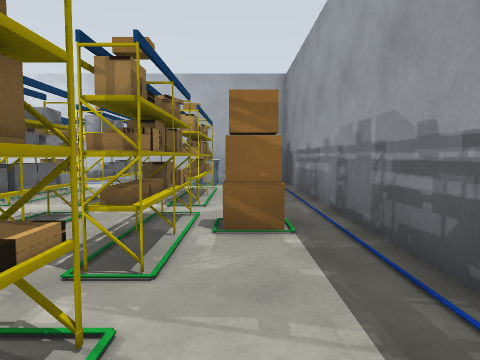
View 1 (above)

17 first-person views from a walk through a robot-simulator world made for Gazebo. The camera is 1.1 m above the floor, tilts 4° down and sees 70° across. The floor is counted in squares, 1 m on a side. Each view is taken from the middle of a square. On the plan, view 1 faces up. The plan holds only what a view shows up to about 13 squares ahead; the rest is blank. Some surface patterns are stand-ins.

View 2
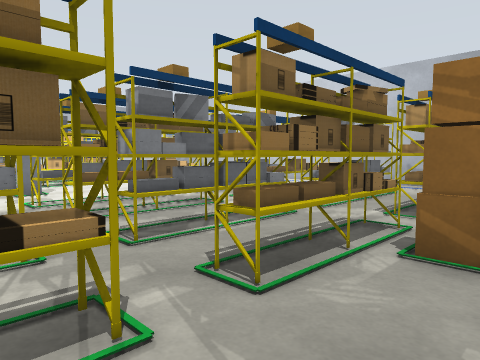

View 3
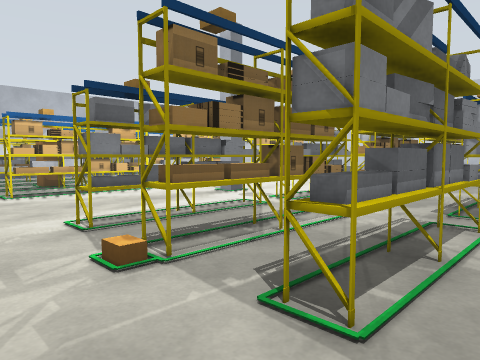

View 4
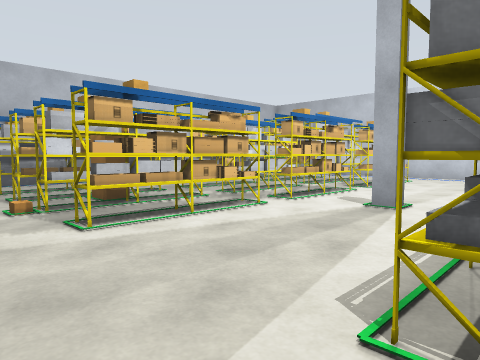

View 5
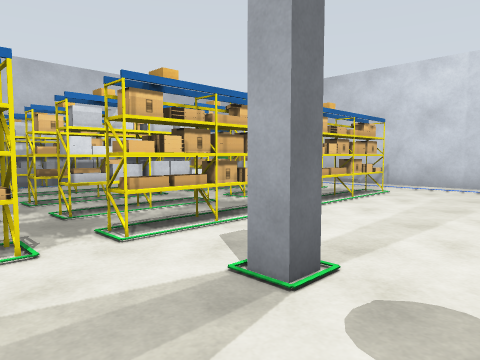

View 6
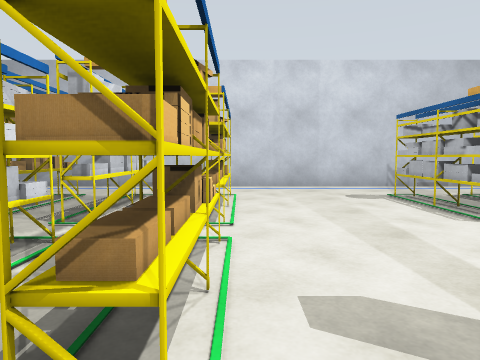

View 7
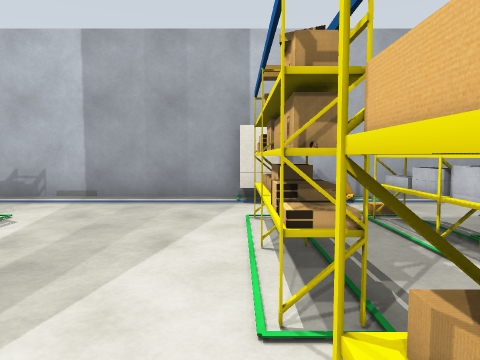

View 8
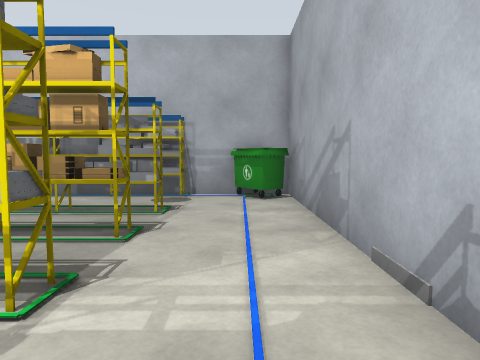

View 9
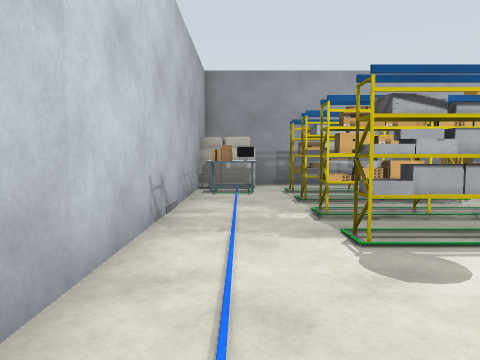

View 10
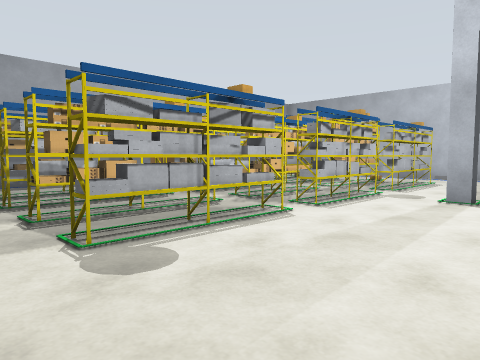

View 11
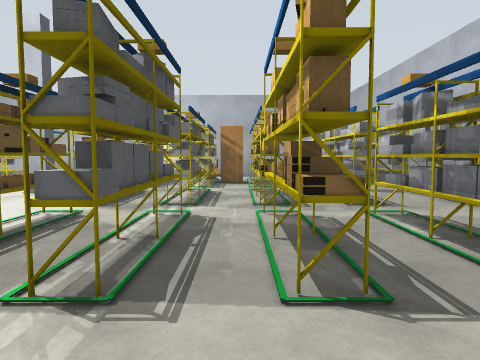

View 12
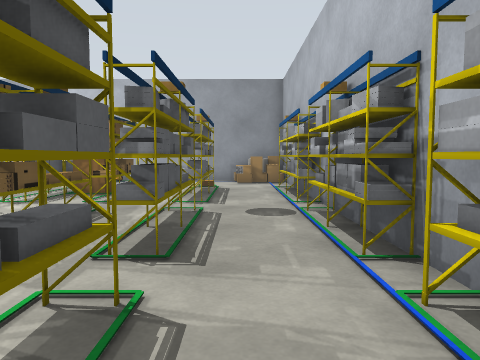

View 13
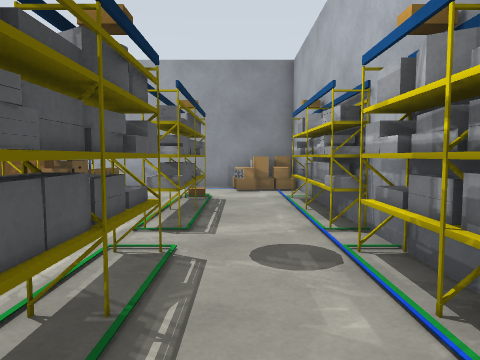

View 14
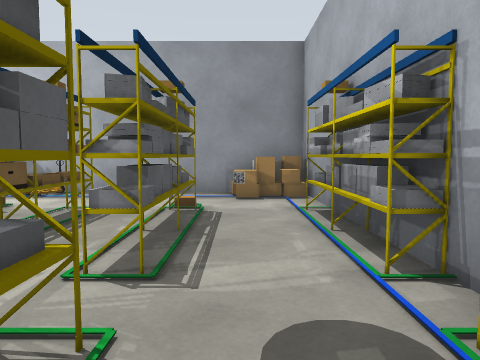

View 15
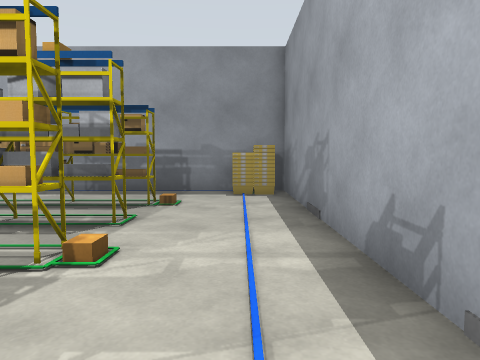

View 16
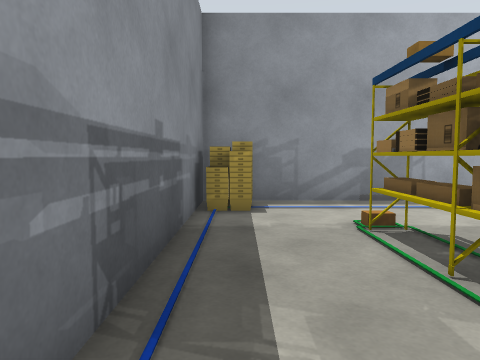

View 17
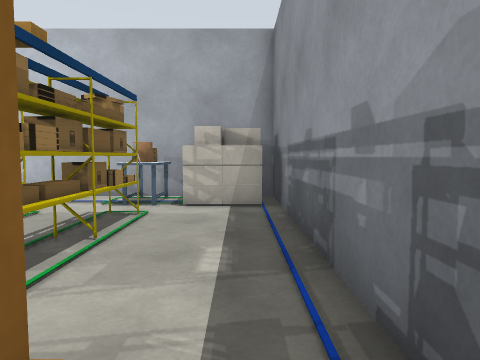

### Floor plan
Key: @ floor where view 1 was taken; # wall or solid block; x gap in a wall; . floor; E desk; T thing the floor can be seen under or through; B brown box; P pillar; H house; A pallet; I bin; U bucket.
Columns run from 22 left of view 1 to 2 right of it. Each row starts with its distance up from view 1.
 15   #######################
 14 #I...................EHH#
 13 #I...................EHH#
 12 #.......................#
 11 #..#.#.#.T.....T.T.#.T..#
 10 #..x.#.#.T.....T.T.#.T..#
  9 #..T.#.#.T.....T.T.#.T..#
  8 #..T.#.#.T.....T.T.#.T..#
  7 #.......................#
  6 #..#.#.T.T.....T.#.T.#..#
  5 #..x.#.T.T.....T.#.T.#B.#
  4 #..#.#.T.T..P..T.#.T.#..#
  3 #..x.x...x.....x...x.x..#
  2 #....x...x.....x...x.x..#
  1 #..#.T.T.T.....T.T.T.T..#
  0 #..x.TBT.T.....T.T.T.T@.#
 -1 #..#.T.T.T.....T.T.T.T..#
 -2 #.......................#
 -3 #.......................#
 -4 #HH......HH............U#
 -5 #HH....A.HH............U#
 -6 #H#######################

Positions as (right, up) in squares from view 1, and headings:
1: (0, 0), facing up
2: (1, 1), facing up-left
3: (-2, -4), facing up-left
4: (-7, -4), facing up-left
5: (-8, 1), facing up-left
6: (-12, 2), facing up
7: (-12, 4), facing down
8: (-12, 13), facing left
9: (-12, 13), facing right
10: (-12, 13), facing down-right
11: (-16, 14), facing down
12: (-20, 10), facing down
13: (-20, 7), facing down
14: (-20, 5), facing down
15: (-9, -4), facing right
16: (1, 3), facing down
17: (1, 5), facing up
